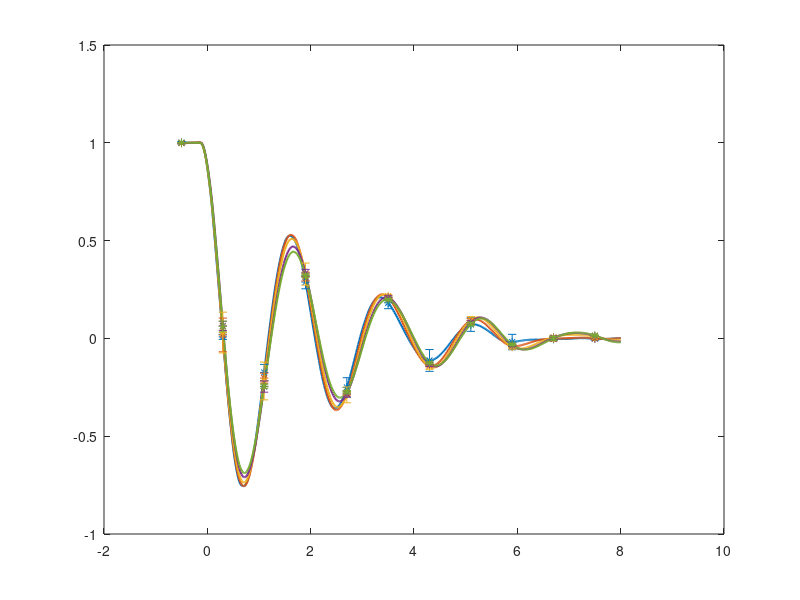

Source code (MATLAB): (Note: this script raises an error after producing the figure.)
%%%%%%%%%%%%%%%%%%%%%%%%%%%%%%%%%%%%%%%%%%%%%%%%%%%%%%%%%%%%%%%%%%%%%%%%%%
%%%%                        Pitch Decay                               %%%%
%%%%%%%%%%%%%%%%%%%%%%%%%%%%%%%%%%%%%%%%%%%%%%%%%%%%%%%%%%%%%%%%%%%%%%%%%%
clear all; close all; clc;

load('pitchDecayCase.mat')
load ./exp/psPitchDecay_norm_postp_mean.mat

%% Plot Exp and WS Data

figure;

%EXP
for i=1:5
    plot(T_mean(i).t_corrected,T_mean(i).y_norm,'-','LineWidth',1.5);hold on
end
set(gca,'ColorOrderIndex',1)
set(gcf, 'Color', 'w');
for i = 1:5     %expRuns
    for j=1:11  %numErrorBar
        ind(j)= find(T_mean(i).t_corrected==T_mean(i).t_error_bar(j));
    end
    errorbar(T_mean(i).t_error_bar,T_mean(i).y_norm(ind(:)),T_mean(i).error_bar_norm,'*'); hold on;
end

theta = [2,3,5,7,8.4];

% %NonLinear WS
% hold on
% set(gca,'ColorOrderIndex',1)
% set(gcf, 'Color', 'w');
% for i = 1:length(mcr.cases)
%     load(['./flapDecay_nonlinear/flapDecayCase_',num2str(mcr.cases(i),'%2g'),'deg/FOSWEC_flapPitch_matlabWorkspace.mat']) 
%     plot(output.bodies(2).time,output.bodies(2).position(:,5)*180/pi/theta(i),'-.','LineWidth',1.5);   
%     hold on
% end

%Linear WS
hold on
set(gca,'ColorOrderIndex',1)
set(gcf, 'Color', 'w');
for i = 1:length(mcr.cases)
    load(['./pitchDecay_linear/pitchDecayCase_',num2str(mcr.cases(i),'%2g'),'deg/FOSWEC_Pitch_matlabWorkspace.mat']) 
    plot(output.bodies(2).time,output.bodies(2).position(:,5)*180/pi/theta(i),':','LineWidth',1.5);   
    hold on
end

xlabel('t [s]')
ylabel('\theta/\theta_o')
xlim([-0.5 8])
for i = 1:length(theta)
    leg{i} = ['\theta_0 = ' num2str(theta(i),3) '^o'];
end
legend(leg,'location','northeast')
title('Pitch Decay Exp, Linear (cd1.28 c50)')

savefig('pitchDecay_norm_Exp_WS.fig')
